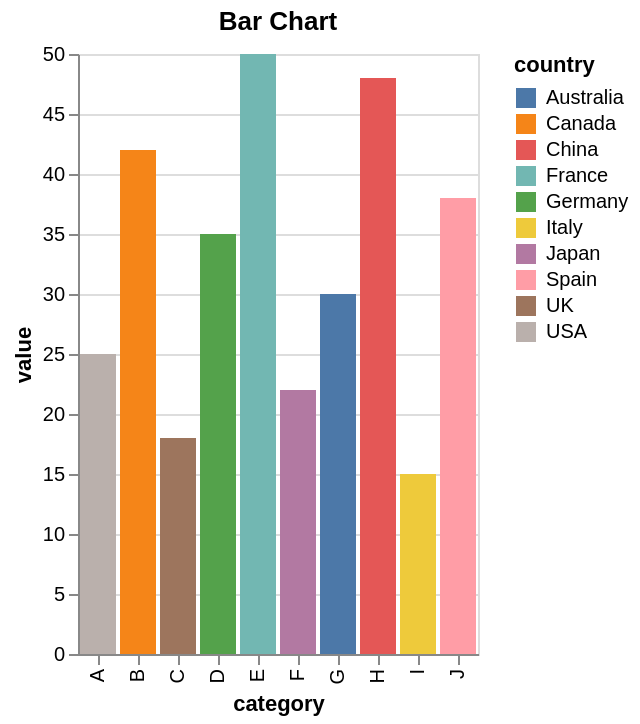

The cell this chart's notebook holds for it:
### Code cell
# Import the required libraries
# Load the file '/path/to/data.csv' into a pandas DataFrame
# Print the first 5 rows of the DataFrame
import pandas as pd
df = pd.read_csv('E:\\temp\\data3.csv')
print(df.head())


# Draw a bar chart named bar in Altair with:
# * The category column as the x-axis 
# * The value column as the y-axis
# * The country column as the color.
# * The chart should have a title.
import altair as alt
bar = alt.Chart(df).mark_bar().encode(
    x='category',
    y='value',
    color='country',
).properties(
    title='Bar Chart'
)
bar

### Figure 1 — Vega-Lite specification as saved in the notebook (floating-point values rounded to 4 significant figures)
{"config": {"view": {"continuousWidth": 300, "continuousHeight": 300}}, "data": {"name": "data-ec5bd3a3d3304929e8457ff67bab0f96"}, "mark": {"type": "bar"}, "encoding": {"color": {"field": "country", "type": "nominal"}, "x": {"field": "category", "type": "nominal"}, "y": {"field": "value", "type": "quantitative"}}, "title": "Bar Chart", "$schema": "https://vega.github.io/schema/vega-lite/v5.16.3.json", "datasets": {"data-ec5bd3a3d3304929e8457ff67bab0f96": [{"category": "A", "value": 25, "country": "USA"}, {"category": "B", "value": 42, "country": "Canada"}, {"category": "C", "value": 18, "country": "UK"}, {"category": "D", "value": 35, "country": "Germany"}, {"category": "E", "value": 50, "country": "France"}, {"category": "F", "value": 22, "country": "Japan"}, {"category": "G", "value": 30, "country": "Australia"}, {"category": "H", "value": 48, "country": "China"}, {"category": "I", "value": 15, "country": "Italy"}, {"category": "J", "value": 38, "country": "Spain"}]}}
